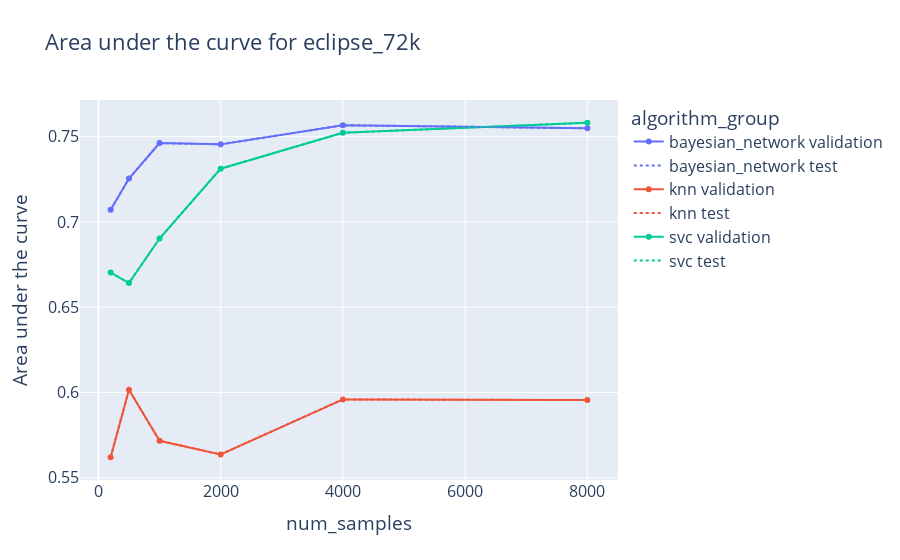

Notebook code cell kept with this figure:
### Code cell
dataset_choice = "eclipse_72k"
d = df.query(f"dataset_choice == '{dataset_choice}'")
d.sort_values(["num_samples","algorithm_group"],inplace=True)
d = d.rename({"accuracy_val": "Validation accuracy with best threshold", "accuracy_test": "Test accuracy with best threshold"}, axis=1)
fig = px.line(
    d,
    x="num_samples",
    y="auc_val",
    color="algorithm_group",
    title=f"Area under the curve for {dataset_choice}",
    markers=True,
)
for i,trace in enumerate(fig.data):
    trace.name =  trace.name + ' validation'
fig2 = px.line(d, x="num_samples", y="auc_test", color="algorithm_group")
for i,trace in enumerate(fig2.data):
    trace.name = trace.name + ' test'
fig2.update_traces(patch={"line": {"dash": 'dot'}}) 
for i in range(3):
    fig.add_trace(fig2.data[i])
fig.update_layout(
    font=dict(size=16)  # Set the default font size for all text elements in the figure
)
fig.update_yaxes(title_text="Area under the curve")
fig.show()

### Figure 1 — Plotly figure (JSON) as saved in the notebook; plotly's stock layout.template omitted (floating-point values rounded to 4 significant figures)
{"data": [{"hovertemplate": "algorithm_group=bayesian_network<br>num_samples=%{x}<br>auc_val=%{y}<extra></extra>", "legendgroup": "bayesian_network", "line": {"color": "#636efa", "dash": "solid"}, "marker": {"symbol": "circle"}, "mode": "markers+lines", "name": "bayesian_network validation", "orientation": "v", "showlegend": true, "type": "scatter", "x": [200, 500, 1000, 2000, 4000, 8000], "xaxis": "x", "y": [0.7071, 0.7255, 0.7462, 0.7455, 0.7567, 0.7549], "yaxis": "y"}, {"hovertemplate": "algorithm_group=knn<br>num_samples=%{x}<br>auc_val=%{y}<extra></extra>", "legendgroup": "knn", "line": {"color": "#EF553B", "dash": "solid"}, "marker": {"symbol": "circle"}, "mode": "markers+lines", "name": "knn validation", "orientation": "v", "showlegend": true, "type": "scatter", "x": [200, 500, 1000, 2000, 4000, 8000], "xaxis": "x", "y": [0.562, 0.6016, 0.5716, 0.5637, 0.5959, 0.5955], "yaxis": "y"}, {"hovertemplate": "algorithm_group=svc<br>num_samples=%{x}<br>auc_val=%{y}<extra></extra>", "legendgroup": "svc", "line": {"color": "#00cc96", "dash": "solid"}, "marker": {"symbol": "circle"}, "mode": "markers+lines", "name": "svc validation", "orientation": "v", "showlegend": true, "type": "scatter", "x": [200, 500, 1000, 2000, 4000, 8000], "xaxis": "x", "y": [0.6703, 0.6642, 0.6903, 0.7312, 0.7523, 0.7582], "yaxis": "y"}, {"hovertemplate": "algorithm_group=bayesian_network<br>num_samples=%{x}<br>auc_test=%{y}<extra></extra>", "legendgroup": "bayesian_network", "line": {"color": "#636efa", "dash": "dot"}, "marker": {"symbol": "circle"}, "mode": "lines", "name": "bayesian_network test", "orientation": "v", "showlegend": true, "type": "scatter", "x": [200, 500, 1000, 2000, 4000, 8000], "xaxis": "x", "y": [0.7071, 0.7255, 0.7462, 0.7455, 0.7567, 0.7549], "yaxis": "y"}, {"hovertemplate": "algorithm_group=knn<br>num_samples=%{x}<br>auc_test=%{y}<extra></extra>", "legendgroup": "knn", "line": {"color": "#EF553B", "dash": "dot"}, "marker": {"symbol": "circle"}, "mode": "lines", "name": "knn test", "orientation": "v", "showlegend": true, "type": "scatter", "x": [200, 500, 1000, 2000, 4000, 8000], "xaxis": "x", "y": [0.562, 0.6016, 0.5716, 0.5637, 0.5959, 0.5955], "yaxis": "y"}, {"hovertemplate": "algorithm_group=svc<br>num_samples=%{x}<br>auc_test=%{y}<extra></extra>", "legendgroup": "svc", "line": {"color": "#00cc96", "dash": "dot"}, "marker": {"symbol": "circle"}, "mode": "lines", "name": "svc test", "orientation": "v", "showlegend": true, "type": "scatter", "x": [200, 500, 1000, 2000, 4000, 8000], "xaxis": "x", "y": [0.6703, 0.6642, 0.6903, 0.7312, 0.7523, 0.7582], "yaxis": "y"}], "layout": {"font": {"size": 16}, "legend": {"title": {"text": "algorithm_group"}, "tracegroupgap": 0}, "title": {"text": "Area under the curve for eclipse_72k"}, "xaxis": {"anchor": "y", "domain": [0, 1], "title": {"text": "num_samples"}}, "yaxis": {"anchor": "x", "domain": [0, 1], "title": {"text": "Area under the curve"}}}}
